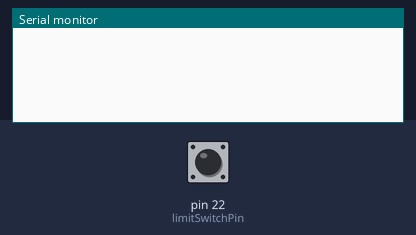
This sketch was run on a simulated Arduino Mega 2560, built with avr-gcc and run on an emulated ATmega2560. Shown: the last lines printed to the serial monitor. Inputs (shaded band) come from the test bench; at power-on: pin 22 (limitSwitchPin) HIGH.

Above: at 1.2 s.
1.3 s: pin 22 (limitSwitchPin) pulled LOW for 0.15 s
At 1.48 s:
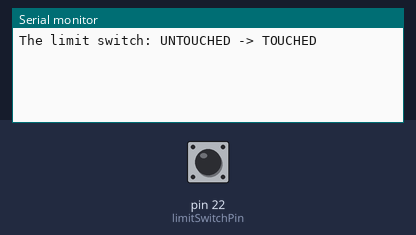
At 2.5 s:
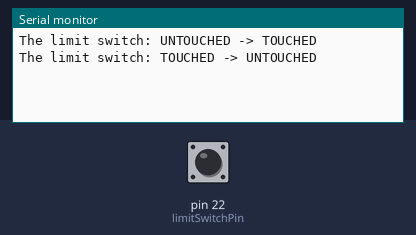

The sketch:

test_limitSwitch.ino
```cpp
/* must be downloaded from Arduino library */
#include <ezButton.h>


/****************************** Global Variables ******************************/
const int limitSwitchPin = 22;
ezButton limitSwitch(limitSwitchPin);


/*********************************** Setup ************************************/

void setup() {
    Serial.begin(9600);
    limitSwitch.setDebounceTime(50); // set debounce time to 50 milliseconds
}


/************************************ Loop ************************************/

void loop() {
    /* MUST call the loop() function first */
    limitSwitch.loop();

    if(limitSwitch.isPressed())
        Serial.println("The limit switch: UNTOUCHED -> TOUCHED");

    if(limitSwitch.isReleased())
        Serial.println("The limit switch: TOUCHED -> UNTOUCHED");
}
```

Measured:
- after the input at 1.3 s, the serial monitor: prints a new line after 0.05 s (image 1)
